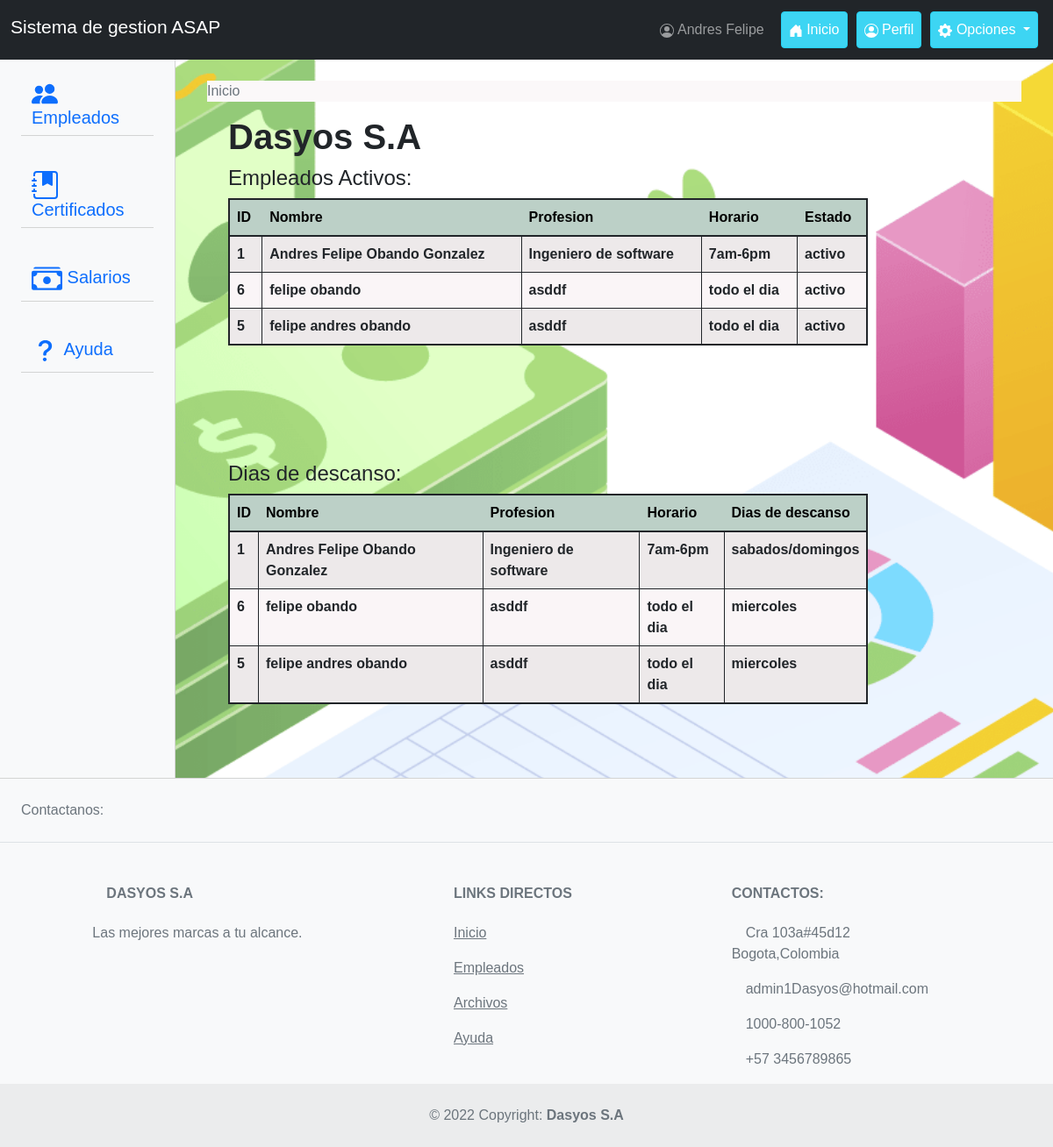
Screenshot of /administrador/Vista/index_admin.php (signed in) with the database file from the repository.
### tables this page shows
CREATE TABLE `empleado` (
  `id_empleado` int(11) NOT NULL AUTO_INCREMENT,
  `Nombre_emp` varchar(30) NOT NULL,
  `Apellido_emp` varchar(30) NOT NULL,
  `Documento_emp` varchar(15) NOT NULL,
  `Edad_emp` int(11) NOT NULL,
  `Salario_emp` int(11) NOT NULL,
  `Direccion_emp` varchar(30) NOT NULL,
  `Correo_emp` varchar(30) NOT NULL,
  `Telefono_emp` varchar(15) NOT NULL,
  `Horario_emp` varchar(20) NOT NULL,
  `Estado_emp` enum('activo','inactivo') NOT NULL,
  `Cargo_emp` varchar(40) NOT NULL,
  `Area_emp` varchar(20) NOT NULL,
  `Funciones_emp` text NOT NULL,
  `Profesion_emp` text NOT NULL,
  `Diasdes_emp` varchar(30) NOT NULL,
  `Contraseña_usuario` varchar(20) NOT NULL,
  `NivelEducativo_emp` varchar(50) NOT NULL,
  `FechaAfiliacion_emp` date NOT NULL,
  `Admin` enum('si','no') NOT NULL,
  PRIMARY KEY (`id_empleado`),
  UNIQUE KEY `Documento_emp` (`Documento_emp`)
);

### administrador/Vista/index_admin.php (the view, shortened to what this page needs)
<?php
$objCon = Conexion();
$sql = "select * from empleado where Documento_emp='$_SESSION[user]'";
$res = $objCon->query($sql);
$user = $res->fetch_object();
?>
<!DOCTYPE html>
<html lang="es">
<head>
	<link href="../../css/Estilos.css" rel="stylesheet" type="text/css">
	<link href="https://cdn.jsdelivr.net/npm/bootstrap@5.1.3/dist/css/bootstrap.min.css" rel="stylesheet">
</head>
<body>
	<header>
		<nav class="navbar navbar-expand-lg navbar-dark static-top bg-dark">
			<div class="container-fluid">
				<div class="navbar-header">
					<a id="Barra" href="#" class="navbar-brand me-auto">
						<h4><small>Sistema de gestion ASAP</small></h4>
					</a>
				</div>
				<div class="collapse navbar-collapse justify-content-end" id="navbr">
					<ul class="nav navbar-nav">
						<li class="nav-item">
							<a href="perfil_admin.php" class="btn btn-default boton nav-link">
								<span>
								</span>
								<?php echo $user->Nombre_emp ?>
							</a>
						</li>
						<li class="nav-item">
							<a href="#" class="btn btn-info boton nav-link active">
								<span>
								</span>
								Inicio
							</a>
						</li>
						<li class="nav-item">
							<a href="perfil_admin.php" class="btn btn-info boton nav-link active">
								<span>
								</span>
								Perfil
							</a>
						</li>
						<li class="nav-item dropdown">
							<a href="#" class="btn btn-info boton nav-link dropdown-toggle active" data-bs-toggle="dropdown">
								<span>
								</span>
								Opciones
							</a>
						</li>
					</ul>
				</div>
			</div>
		</nav>
	</header>
	<section class="container-fluid bg-light">
		<div class="main row">
			<aside class="col-xs-12 col-sm-2 col-md-3 col-lg-3 col-xl-2" style="border-right:1px solid #D3D4D3">
				<div class="container-fluid">
					<div class="row">
						<div class="mb-3 d-none d-md-block" style="border-bottom:1px solid #D3D4D3">
							<br />
							<a href="#seccion" class="links" style="padding:0px;" data-bs-toggle="collapse">
								<h5>
									<span>
									</span>
									Empleados
								</h5>
							</a>
						</div>
						<div class="mb-3 d-none d-md-block" style="border-bottom:1px solid #D3D4D3">
							<br />
							<a href="#seccion2" class="links" style="padding:0px;" data-bs-toggle="collapse">
								<h5>
									Certificados
								</h5>
							</a>
						</div>
						<div class="mb-3 d-none d-md-block" style="border-bottom:1px solid #D3D4D3">
							<br />
							<a href="#seccion3" class="links" style="padding:0px;" data-bs-toggle="collapse">
								<h5>
									<span>
									</span>
									Salarios
								</h5>
							</a>
						</div>
						<div class="mb-3 d-none d-md-block" style="border-bottom:1px solid #D3D4D3">
							<br />
							<a href="#seccion4" class="links" style="padding:0px;" data-bs-toggle="collapse">
								<h5>
									<span>
									</span>
									Ayuda
								</h5>
							</a>
						</div>
						<div class="d-none d-sm-block">
							<br /><br /><br /><br /><br /><br /><br /><br /><br />
						</div>
						<br />
					</div>
				</div>
			</aside>
			<article class="col-xs-12 col-sm-10 col-md-9 col-lg-10 col-xl-10 img-fluid" id="fondoCentral">
				<div class="container-fluid">
					<br />
					<nav style="background:#FBF8F9;" aria-label="breadcrumb">
						<ol class="breadcrumb">
							<li class="breadcrumb-item active" aria-current="page">Inicio</li>
						</ol>
					</nav>
					<div class="container">
						<h1 id="h1Inicio"><strong>Dasyos S.A</strong></h1>
						<h4>Empleados Activos:</h4>
						<div class="row">
							<div class="table-responsive col-xs-10 offset-xs-1 col-lg-10  col-xl-10 scrol">
								<table class="table table-striped table-bordered table-hover" style="border:2px solid;">
									<thead>
										<tr class="table-active table-success">
											<th class="col-xs-4">ID</th>
											<th class="col-xs-4">Nombre</th>
											<th class="col-xs-4">Profesion</th>
											<th class="col-xs-4">Horario</th>
											<th class="col-xs-4">Estado</th>
										</tr>
									</thead>
									<tbody style="background:#FAF5F7;">
											<?php
											    $sql2=$objCon->prepare("select id_empleado,Nombre_emp,Apellido_emp,Profesion_emp,Horario_emp,Estado_emp from empleado where Estado_emp='activo' order by Nombre_emp");
												$sql2->execute();
												$res2=$sql2->get_result();
												while($emp=$res2->fetch_object()){
													?>
                                                        <tr>
													        <td class="col-xs-4"><?php echo $emp->id_empleado ?></td>
														    <td class="col-xs-4"><?php echo $emp->Nombre_emp." ".$emp->Apellido_emp ?></td>
														    <td class="col-xs-4"><?php echo $emp->Profesion_emp ?></td>
														    <td class="col-xs-4"><?php echo $emp->Horario_emp ?></td>
														    <td class="col-xs-4"><?php echo $emp->Estado_emp ?></td>
												        </tr>
													<?php
												}
											?>
									</tbody>
								</table>
							</div>
						</div>
						<h4>Dias de descanso:</h4>
						<div class="row">
							<div class="table-responsive col-xs-10 offset-xs-1 col-lg-10 col-xl-10 scrol">
								<table class="table table-striped table-bordered table-hover" style="border:2px solid;">
									<thead>
										<tr class="table-active table-success">
											<th class="col-xs-4">ID</th>
											<th class="col-xs-4">Nombre</th>
											<th class="col-xs-4">Profesion</th>
											<th class="col-xs-4">Horario</th>
											<th class="col-xs-4">Dias de descanso</th>
										</tr>
									</thead>
									<tbody style="background:#FAF5F7;">
									<?php
									    $sql3=$objCon->prepare("select id_empleado,Nombre_emp,Apellido_emp,Profesion_emp,Horario_emp,Diasdes_emp from empleado order by Nombre_emp");
										$sql3->execute();
										$res3=$sql3->get_result();
										while($emp2=$res3->fetch_object()){
											?>
                                            <tr>
											    <td class="col-xs-4"><?php echo $emp2->id_empleado ?></td>
												<td class="col-xs-4"><?php echo $emp2->Nombre_emp." ".$emp2->Apellido_emp ?></td>
												<td class="col-xs-4"><?php echo $emp2->Profesion_emp ?></td>
												<td class="col-xs-4"><?php echo $emp2->Horario_emp ?></td>
												<td class="col-xs-4"><?php echo $emp2->Diasdes_emp ?></td>
										    </tr>
											<?php
										}
									?>
									</tbody>
								</table>
							</div>
						</div>
					</div>
					<br />
				</div>
			</article>
		</div>
	</section>
	<footer class="text-center text-lg-start bg-light text-muted col-xs-12" style="border-top:1px solid #D3D4D3;">
		<section class="d-flex justify-content-center justify-content-lg-between p-4 border-bottom">
			<div class="me-5 d-none d-lg-block">
				<span>Contactanos:</span>
			</div>
		</section>
		<section class="">
			<div class="container text-center text-md-start mt-5">
				<div class="row mt-3">
					<div class="col-md-3 col-lg-4 col-xl-3 mx-auto mb-4">
						<h6 class="text-uppercase fw-bold mb-4">
							<i class="fas fa-gem me-3"></i>Dasyos S.A
						</h6>
						<p>
							Las mejores marcas a tu alcance.
						</p>
					</div>
					<div class="col-md-3 col-lg-2 col-xl-2 mx-auto mb-4">
						<h6 class="text-uppercase fw-bold mb-4">
							Links directos
						</h6>
						<p>
							<a href="index_admin.php" class="text-reset">Inicio</a>
						</p>
						<p>
							<a href="empleados.php" class="text-reset">Empleados</a>
						</p>
						<p>
							<a href="archivos_admin.php" class="text-reset">Archivos</a>
						</p>
						<p>
							<a href="manual_admin.php" class="text-reset">Ayuda</a>
						</p>
					</div>
					<div class="col-md-4 col-lg-3 col-xl-3 mx-auto mb-md-0 mb-4">
						<h6 class="text-uppercase fw-bold mb-4">
							Contactos:
						</h6>
						<p>
							<i class="fas fa-home me-3"></i>Cra 103a#45d12 Bogota,Colombia
						</p>
						<p>
							<i class="fas fa-envelope me-3"></i>admin1Dasyos@hotmail.com
						</p>
						<p><i class="fas fa-phone me-3"></i>1000-800-1052</p>
						<p><i class="fas fa-print me-3"></i>+57 3456789865</p>
					</div>
				</div>
			</div>
		</section>
		<div class="text-center p-4" style="background-color: rgba(0, 0, 0, 0.05);">
			© 2022 Copyright:
			<strong>Dasyos S.A</strong>
		</div>
	</footer>
</body>
</html>

### css/Estilos.css (style rules this page uses)
* { font-family:Arial,helvetica,verdana; }
body { background-image:url("../img/Borroso.jpg"); background-size: cover; background-position: center center; background-attachment: fixed; }
body:before { content: ""; position: absolute; height: 20%; width: 20%; background-image:url("../img/Borroso.jpg"); filter:blur(40px); z-index: -1; -webkit-transform: scale(5); -webkit-transform-origin: top left; }
.boton { margin:5px; }
.links { text-decoration:none; font-family:Arial,helvetica,verdana; }
h1 { font-family:Arial,helvetica,verdana; }
h4 { font-family:Arial,helvetica,verdana; }
h5 { font-family:Arial,helvetica,verdana; }
h6 { font-family:Arial,helvetica,verdana; }
#h1Inicio { font-family:Cursive; }
#fondoCentral { background-image:url("../img/fondo1.jpg"); background-size: cover; background-position: center center; background-attachment: fixed; }
table { font-weight:bold; }
.scrol { overflow:scroll; height:300px; }

### rows the page displays
empleado: Nombre_emp "Andres Felipe", id_empleado "1", Apellido_emp "Obando Gonzalez", Profesion_emp "Ingeniero de software", Horario_emp "7am-6pm", Estado_emp "activo", Diasdes_emp "sabados/domingos"
empleado: id_empleado "6", Nombre_emp "felipe", Apellido_emp "obando", Profesion_emp "asddf", Horario_emp "todo el dia", Estado_emp "activo", Diasdes_emp "miercoles"
empleado: id_empleado "5", Nombre_emp "felipe andres", Apellido_emp "obando", Profesion_emp "asddf", Horario_emp "todo el dia", Estado_emp "activo", Diasdes_emp "miercoles"
